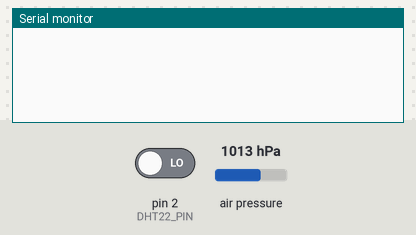
This sketch was run on a simulated Arduino Uno, built with avr-gcc and run on an emulated ATmega328P. Shown: the last lines printed to the serial monitor. Inputs (shaded band) come from the test bench; at power-on: air pressure 1013 hPa, pin 2 (DHT22_PIN) LOW.

Above: at 1.2 s.
1.3 s: air pressure set to 952 hPa
At 6.8 s:
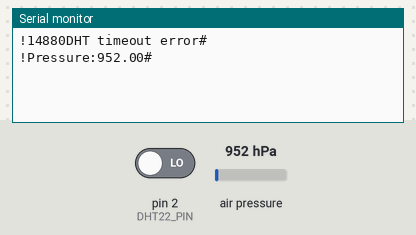
7.5 s: air pressure set to 975 hPa
At 10.8 s:
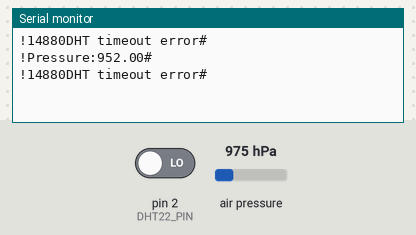

The sketch:

on_delta.ino
```cpp
#include <Wire.h>
#include <TimedAction.h> // Reference http://playground.arduino.cc/Code/TimedAction
#include <dht.h> // Reference http://playground.arduino.cc/Main/DHTLib
#include <Adafruit_Sensor.h> // Reference https://github.com/adafruit/Adafruit_Sensor
#include <Adafruit_BMP085_U.h> // Reference https://github.com/adafruit/Adafruit_BMP085_Unified

/* This driver uses the Adafruit unified sensor library (Adafruit_Sensor),
   which provides a common 'type' for sensor data and some helper functions.

   To use this driver you will also need to download the Adafruit_Sensor
   library and include it in your libraries folder.

   You should also assign a unique ID to this sensor for use with
   the Adafruit Sensor API so that you can identify this particular
   sensor in any data logs, etc.  To assign a unique ID, simply
   provide an appropriate value in the constructor below (12345
   is used by default in this example).

   Connections
   ===========
   Connect SCL to analog 5
   Connect SDA to analog 4
   Connect VDD to 3.3V DC
   Connect GROUND to common ground

   History
   =======
   2013/JUN/17  - Updated altitude calculations (KTOWN)
   2013/FEB/13  - First version (KTOWN)
*/

dht DHT;

// Assign sensor type to Unified driver
Adafruit_BMP085_Unified bmp = Adafruit_BMP085_Unified(10085);

#define MAX_COMMAND_LENGTH 255
#define DHT22_PIN 2


char resetByte = '!'; // Reset byte used to recover from deadlocks
char stopByte = '#'; // Serial comms means one byte at a time, so we need to known when to assemble the command
char lockByte = '@'; // Lock byte

// Easy variables for time
int SECONDS = 1000;
int MINUTES = 60 * SECONDS;
int HOURS = 60 * MINUTES;
int DAYS = 24 * HOURS;

// InitialiSes a TimedAction to check sensors
TimedAction timerDHTSensor = TimedAction(5*SECONDS, getDHTSensorReadings);
TimedAction timerBMPSensor = TimedAction(5*SECONDS, getBMPSensorReadings);


/**
 * Arduino setup functtion
 **/
void setup() {
  Serial.begin(9600);

  while (!Serial) {
    ; // Wait for serial connection before leaving setup()
  }

  // Initialise BMP sensor
  if(!bmp.begin()) {
    // There was a problem detecting the BMP085 ... check your connections
    sendErrorMessage("No BMP085 detected.. Check your wiring or I2C ADDR!");
    while(1);
  }

  establishContact(); // Establish contact before exiting setup. Not sure if this is needed
}

/**
 * The Arduino loop
 **/
void loop() {
  timerDHTSensor.check();
  timerBMPSensor.check();
}


void getBMPSensorReadings(){

  // Get a new sensor event
  sensors_event_t event;
  bmp.getEvent(&event);

  if (event.pressure) {

    // Get atmospheric pressure in hPa
    double pressure = event.pressure;
    // Set sensor for serial message
    char* sensor = "Pressure";
    // Send serial communication
    sendMessage(sensor, pressure);

    // We do not need the altidue so not going to worring about the temperature, SLP and altitude conversion
  } else {
    sendErrorMessage("BMP sensor error");
  }


}

/**
 * Get temperature and humidity readings from the DHT Sensor
 */
void getDHTSensorReadings(){
  // Read pin and verify checksum
  int chk = DHT.read22(DHT22_PIN);

  switch (chk)
  {
    case DHTLIB_OK:
		{
                  // Get temperature
                  double temperature = DHT.temperature;
                  // Set sensor for serial message
                  char* sensor1 = "Temperature";
                  // Send serial communication
                  sendMessage(sensor1, temperature);

                  // Get temperature
                  double humidity = DHT.humidity;
                  // Set sensor for serial message
                  char* sensor2 = "Humidity";
                  // Send serial communication
                  sendMessage(sensor2, humidity);

                  // Get temperature
                  double dew_point = getDewPoint(temperature, humidity);
                  // Set sensor for serial message
                  char* sensor3 = "Dew_Point";
                  // Send serial communication
                  sendMessage(sensor3, dew_point);
                }
		break;
    case DHTLIB_ERROR_CHECKSUM:
                sendErrorMessage("DHT checksum error");
		break;
    case DHTLIB_ERROR_TIMEOUT:
		sendErrorMessage("DHT timeout error");
		break;
    default:
                sendErrorMessage("Unknown error");
		break;
  }
}

// dewPoint function NOAA
// reference (1) : http://wahiduddin.net/calc/density_algorithms.htm
// reference (2) : http://www.colorado.edu/geography/weather_station/Geog_site/about.htm
//
double getDewPoint(double celsius, double humidity)
{
	// (1) Saturation Vapor Pressure = ESGG(T)
	double RATIO = 373.15 / (273.15 + celsius);
	double RHS = -7.90298 * (RATIO - 1);
	RHS += 5.02808 * log10(RATIO);
	RHS += -1.3816e-7 * (pow(10, (11.344 * (1 - 1/RATIO ))) - 1) ;
	RHS += 8.1328e-3 * (pow(10, (-3.49149 * (RATIO - 1))) - 1) ;
	RHS += log10(1013.246);

        // factor -3 is to adjust units - Vapor Pressure SVP * humidity
	double VP = pow(10, RHS - 3) * humidity;

        // (2) DEWPOINT = F(Vapor Pressure)
	double T = log(VP/0.61078);   // temp var
	return (241.88 * T) / (17.558 - T);
}

/**
  Send a message over serial.
  Serial is one by one byte so we need to add a start and stop byte so the other end knows when th stop adding to the buffer
**/
void sendMessage(char* sensor, double reading){
  Serial.print(resetByte);
  Serial.print(sensor);
  Serial.print(':');
  Serial.print(reading);
  Serial.println(stopByte);

  // Pause for 1 second before sending the next message
  delay(1*SECONDS);
}

/**
  Send an error message over serial.
  Serial is one by one byte so we need to add a start and stop byte so the other end knows when th stop adding to the buffer
**/
void sendErrorMessage(char* message){
  Serial.print(resetByte);
  Serial.print('Error: ');
  Serial.print(message);
  Serial.println(stopByte);

  // Pause for 1 second before sending the next message
  delay(1*SECONDS);
}

// Send an empty message to establish serial communication
void establishContact() {
  if (Serial.available()) {
    Serial.print(resetByte + stopByte);  // Empty replay
    delay(300);
  }
}
```

Measured:
- after the input at 1.3 s, the serial monitor: prints a new line after 4.7 s (image 1)
